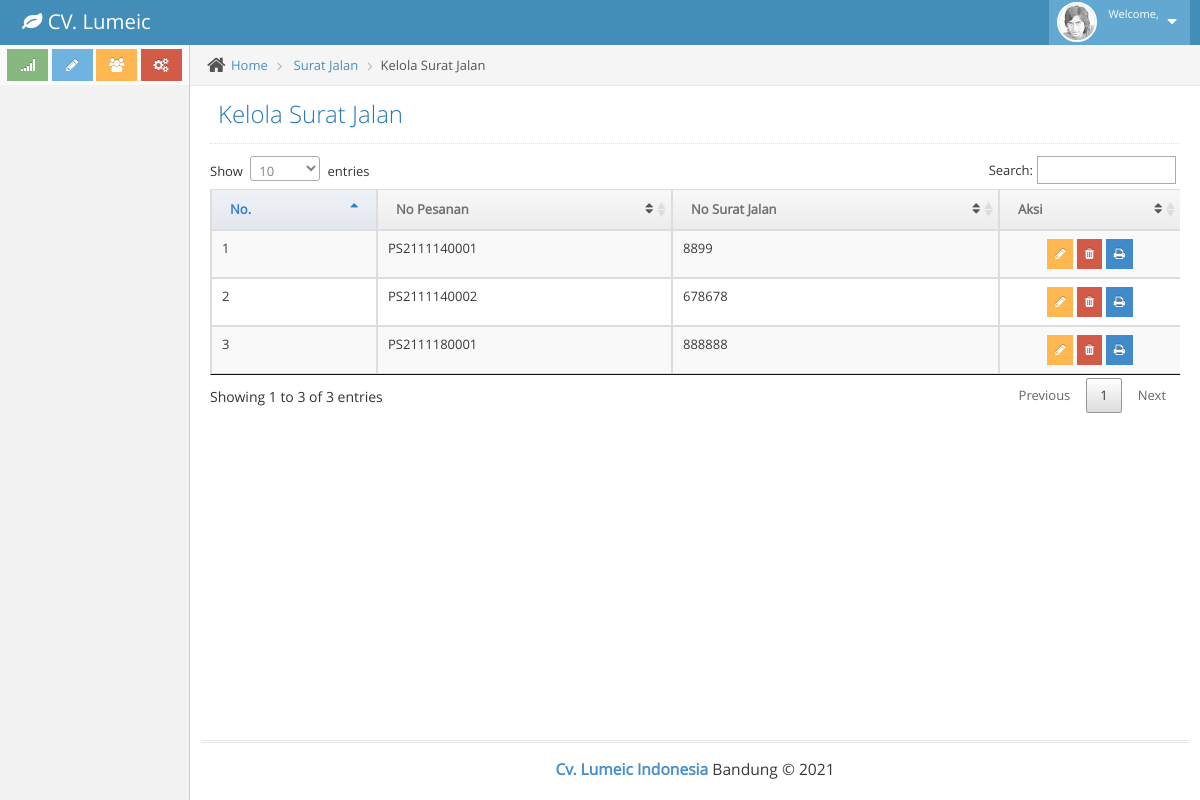
The page /index.php/surat_jalan/kelola_surat_jalan on the database its author committed.
### tables this page shows
CREATE TABLE `surat_jalan` (
  `surat_jln_id` int(11) NOT NULL,
  `no_surat_jln` varchar(128) NOT NULL,
  `pesanan_id` int(11) NOT NULL,
  `created_by` varchar(128) NOT NULL,
  `created_date` date NOT NULL,
  `modified_by` varchar(128) NOT NULL,
  `modified_date` date NOT NULL
);

CREATE TABLE `pesanan` (
  `pesanan_id` int(11) NOT NULL,
  `no_psn` varchar(128) NOT NULL,
  `no_surat` varchar(128) NOT NULL,
  `alamat_psn` varchar(128) NOT NULL,
  `nama_psn` varchar(128) NOT NULL,
  `ppn` int(11) NOT NULL,
  `total_harga` int(11) NOT NULL,
  `total_akhir` int(11) NOT NULL,
  `tgl_psn` date NOT NULL,
  `created_by` varchar(128) NOT NULL,
  `created_date` datetime NOT NULL,
  `modified_by` varchar(128) NOT NULL,
  `modified_date` datetime NOT NULL
);

### application/controllers/Surat_jalan.php (called while the page is built, shortened)
<?php
class surat_jalan extends CI_Controller
{
    function __construct()
    {
        $this->load->model('surat_jln_m');
    }
    public function kelola_surat_jalan()
    {
        $data['data'] = $this->surat_jln_m->get_alldata();
        $this->load->view('surat_jalan/kelola_surat_jalan', $data);
    }
}

### index.php (called while the page is built, shortened)
<?php
require_once BASEPATH.'core/CodeIgniter.php';

### application/models/surat_jln_m.php (called while the page is built, shortened)
<?php
class surat_jln_m extends CI_Model
{
    public function get_alldata()
    {
        $this->db->select('*');
        $this->db->from('surat_jalan');
        $this->db->join('pesanan', 'surat_jalan.pesanan_id = pesanan.pesanan_id');
        $result = $this->db->get()->result();
        return $result;
    }
}

### application/views/surat_jalan/kelola_surat_jalan.php (the view, shortened to what this page needs)
<div class="main-content">
    <div class="main-content-inner">
        <div class="breadcrumbs ace-save-state" id="breadcrumbs">
            <ul class="breadcrumb">
                <li>
                    <i class="ace-icon fa fa-home home-icon"></i>
                    <a href="#">Home</a>
                </li>
                <li>
                    <a href="#">Surat Jalan</a>
                </li>
                <li class="active">Kelola Surat Jalan</li>
            </ul>
        </div>
        <div class="page-content">
            <div class="page-header">
                <h1>
                    Kelola Surat Jalan
                </h1>
            </div>
            <div class="page-body">
                <div class="box">
                    <div class="box-body table-responsive">
                        <table class="table table-bordered table-striped table-hover" id="table">
                            <thead>
                                <tr>
                                    <th>No.</th>
                                    <th>No Pesanan</th>
                                    <th>No Surat Jalan</th>
                                    <th>Aksi</th>
                                </tr>
                            </thead>
                            <tbody>
                                <?php
                                $no = 1;
                                foreach ($data as $data_jln) {
                                ?>
                                    <tr>
                                        <td><?= $no++ ?></td>
                                        <td><?php echo $data_jln->no_psn ?></td>
                                        <td><?php echo $data_jln->no_surat_jln ?></td>
                                        <td class="text-center" width="160px">
                                            <button class="btn btn-warning btn-xs" id="btnedit" data-id="<?php echo $data_jln->no_surat_jln ?>" title="Atur">
                                                <i class="fa fa-pencil"></i>
                                            </button>
                                            <button class="btn btn-danger btn-xs" id="btndel" data-id="<?php echo $data_jln->no_surat_jln ?>" title="Hapus">
                                                <i class="fa fa-trash"></i>
                                            </button>
                                            <a class="btn btn-primary btn-xs" href="<?= site_url('surat_jalan/cetak/' . $data_jln->pesanan_id) ?>"><i class="fa fa-print"></i></a>
                                        </td>
                                    </tr>
                                <?php
                                }
                                ?>
                            </tbody>
                        </table>
                    </div>
                </div>
            </div>
        </div>
    </div>
</div>

### rows shown on the page
surat_jalan: pesanan.no_psn "PS2111140001", no_surat_jln "8899"
surat_jalan: pesanan.no_psn "PS2111140002", no_surat_jln "678678"
surat_jalan: pesanan.no_psn "PS2111180001", no_surat_jln "888888"
